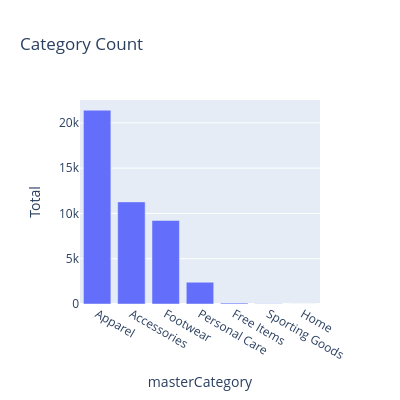

The cell this chart's notebook holds for it:
### Markdown cell above
#### Visualize the dataset to have more insight

### Code cell
styles_df_category = styles_df.groupby(by='masterCategory')['masterCategory'].count().reset_index(name='Total').sort_values('Total', ascending=False)
styles_df_category
fig = px.bar(styles_df_category,
             x='masterCategory',
             y='Total',
             title='Category Count',
             height=400,
             width=400)
fig.update_xaxes(tickfont=dict(size=12))
fig.show()

### Figure 1 — Plotly figure (JSON) as saved in the notebook; plotly's stock layout.template omitted (floating-point values rounded to 4 significant figures)
{"data": [{"hovertemplate": "masterCategory=%{x}<br>Total=%{y}<extra></extra>", "legendgroup": "", "marker": {"color": "#636efa", "pattern": {"shape": ""}}, "name": "", "orientation": "v", "showlegend": false, "textposition": "auto", "type": "bar", "x": ["Apparel", "Accessories", "Footwear", "Personal Care", "Free Items", "Sporting Goods", "Home"], "xaxis": "x", "y": [21397, 11274, 9219, 2403, 105, 25, 1], "yaxis": "y"}], "layout": {"barmode": "relative", "height": 400, "legend": {"tracegroupgap": 0}, "title": {"text": "Category Count"}, "width": 400, "xaxis": {"anchor": "y", "domain": [0, 1], "tickfont": {"size": 12}, "title": {"text": "masterCategory"}}, "yaxis": {"anchor": "x", "domain": [0, 1], "title": {"text": "Total"}}}}
